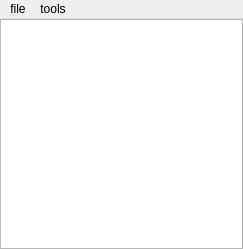
<?xml version="1.0" encoding="UTF-8"?>
<ui version="4.0">
 <class>MainWindow</class>
 <widget class="QMainWindow" name="MainWindow">
  <property name="geometry">
   <rect>
    <x>0</x>
    <y>0</y>
    <width>243</width>
    <height>249</height>
   </rect>
  </property>
  <property name="windowTitle">
   <string>Gobee</string>
  </property>
  <property name="windowIcon">
   <iconset resource="../resources/resources.qrc">
    <normaloff>:/icons/OK.png</normaloff>:/icons/OK.png</iconset>
  </property>
  <widget class="QWidget" name="centralWidget">
   <property name="sizePolicy">
    <sizepolicy hsizetype="Preferred" vsizetype="Preferred">
     <horstretch>0</horstretch>
     <verstretch>0</verstretch>
    </sizepolicy>
   </property>
   <layout class="QHBoxLayout" name="horizontalLayout">
    <property name="spacing">
     <number>0</number>
    </property>
    <property name="margin">
     <number>0</number>
    </property>
    <item>
     <widget class="QStackedWidget" name="stackedWidget">
      <property name="sizePolicy">
       <sizepolicy hsizetype="Expanding" vsizetype="Expanding">
        <horstretch>0</horstretch>
        <verstretch>0</verstretch>
       </sizepolicy>
      </property>
      <property name="currentIndex">
       <number>0</number>
      </property>
      <widget class="QWidget" name="stackedWidgetPage1">
       <property name="toolTip">
        <string>&lt;html&gt;&lt;head/&gt;&lt;body&gt;&lt;p&gt;Contact list&lt;/p&gt;&lt;/body&gt;&lt;/html&gt;</string>
       </property>
       <layout class="QVBoxLayout" name="verticalLayout">
        <property name="spacing">
         <number>0</number>
        </property>
        <property name="margin">
         <number>0</number>
        </property>
        <item>
         <widget class="QListView" name="busView">
          <property name="autoScrollMargin">
           <number>8</number>
          </property>
          <property name="dragEnabled">
           <bool>true</bool>
          </property>
          <property name="selectionMode">
           <enum>QAbstractItemView::ExtendedSelection</enum>
          </property>
          <property name="iconSize">
           <size>
            <width>48</width>
            <height>48</height>
           </size>
          </property>
          <property name="textElideMode">
           <enum>Qt::ElideNone</enum>
          </property>
          <property name="resizeMode">
           <enum>QListView::Adjust</enum>
          </property>
          <property name="layoutMode">
           <enum>QListView::Batched</enum>
          </property>
          <property name="viewMode">
           <enum>QListView::IconMode</enum>
          </property>
          <property name="wordWrap">
           <bool>true</bool>
          </property>
         </widget>
        </item>
       </layout>
      </widget>
      <widget class="QWidget" name="stackedWidgetPage2">
       <property name="toolTip">
        <string>&lt;html&gt;&lt;head/&gt;&lt;body&gt;&lt;p&gt;Sessions&lt;/p&gt;&lt;/body&gt;&lt;/html&gt;</string>
       </property>
       <layout class="QVBoxLayout" name="verticalLayout_2">
        <item>
         <widget class="QListView" name="listView"/>
        </item>
       </layout>
      </widget>
     </widget>
    </item>
   </layout>
  </widget>
  <widget class="QMenuBar" name="menuBar">
   <property name="geometry">
    <rect>
     <x>0</x>
     <y>0</y>
     <width>243</width>
     <height>25</height>
    </rect>
   </property>
   <widget class="QMenu" name="menuFile">
    <property name="title">
     <string>file</string>
    </property>
    <addaction name="actionExit"/>
   </widget>
   <widget class="QMenu" name="menuTools">
    <property name="title">
     <string>tools</string>
    </property>
    <addaction name="separator"/>
    <addaction name="actionOptions"/>
    <addaction name="actionCall"/>
   </widget>
   <addaction name="menuFile"/>
   <addaction name="menuTools"/>
  </widget>
  <action name="actionExit">
   <property name="text">
    <string>exit</string>
   </property>
   <property name="shortcut">
    <string>Ctrl+Q</string>
   </property>
  </action>
  <action name="actionOptions">
   <property name="text">
    <string>options</string>
   </property>
   <property name="shortcut">
    <string>Ctrl+O</string>
   </property>
  </action>
  <action name="actionCall">
   <property name="text">
    <string>call</string>
   </property>
   <property name="shortcut">
    <string>Ctrl+C</string>
   </property>
  </action>
 </widget>
 <layoutdefault spacing="6" margin="11"/>
 <resources>
  <include location="../resources/resources.qrc"/>
 </resources>
 <connections/>
 <slots>
  <signal>pushTask(fn_t*,void*)</signal>
  <slot>queueUiToShow()</slot>
 </slots>
</ui>
